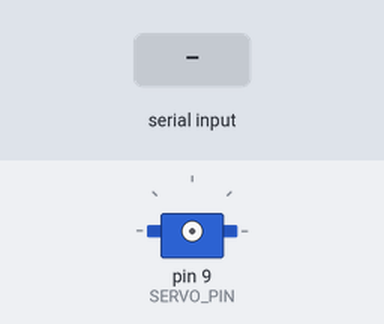
Recording of a sketch running on a simulated Arduino Uno, built with avr-gcc and run on an emulated ATmega328P. On the bench: servo. The test bench sets the inputs (shaded band). What the sketch prints to the serial monitor is not drawn.

Above: at 1.3 s.
1.4 s: "+\n" received over Serial
2.9 s: "30,150\n" received over Serial
At 3.8 s:
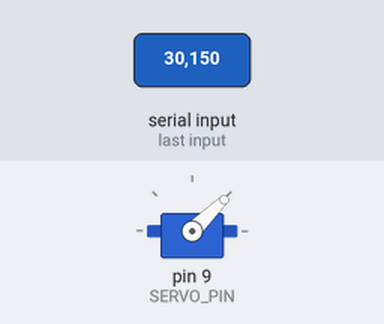
4.4 s: "--\n" received over Serial
At 4.8 s:
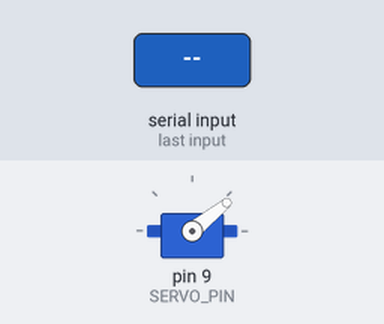
Timing chart, 0 to 7.4 s (numbered marks = the images above; inputs shaded):
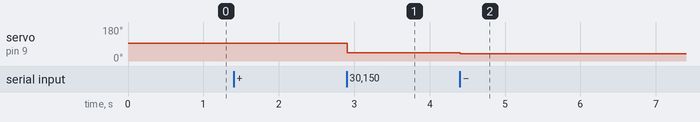

The sketch:

servo_test.ino
```cpp
#include <Servo.h>

Servo myServo;
const int SERVO_PIN = 9;
bool isAttached = false;
int currentMicroseconds = 1500; // start at center

void setup() {
  Serial.begin(9600);
  Serial.println("Servo Control Ready");
  Serial.println("Commands:");
  Serial.println("  0-180    → move by angle");
  Serial.println("  + or ++  → nudge +10µs or +50µs");
  Serial.println("  - or --  → nudge -10µs or -50µs");
  Serial.println("  detach   → stop buzzing");
  Serial.println("  status   → print current µs");
}

void moveToMicroseconds(int us) {
  // Hard safety clamp — never go outside 500-2500
  us = constrain(us, 725, 2310);
  currentMicroseconds = us;

  if (!isAttached) {
    myServo.attach(SERVO_PIN);
    isAttached = true;
  }

  myServo.writeMicroseconds(us);
  Serial.print("Position: ");
  Serial.print(us);
  Serial.println("µs  ⚠ Stop if servo strains or stalls!");
}

void loop() {
  if (Serial.available() > 0) {
    String input = Serial.readStringUntil('\n');
    input.trim();

    if (input.equalsIgnoreCase("detach")) {
      myServo.detach();
      isAttached = false;
      Serial.println("Servo detached.");

    } else if (input.equalsIgnoreCase("status")) {
      Serial.print("Current: ");
      Serial.print(currentMicroseconds);
      Serial.println("µs");

    } else if (input == "+") {
      moveToMicroseconds(currentMicroseconds + 10);

    } else if (input == "++") {
      moveToMicroseconds(currentMicroseconds + 50);

    } else if (input == "-") {
      moveToMicroseconds(currentMicroseconds - 10);

    } else if (input == "--") {
      moveToMicroseconds(currentMicroseconds - 50);

    } else if (input.length() > 0 && (isDigit(input[0]) || input[0] == '-')) {
      int angle = input.toInt();
      if (angle >= 0 && angle <= 180) {
        int us = map(angle, 0, 180, 740, 2290);
        moveToMicroseconds(us);
      } else {
        Serial.println("Out of range. Use 0-180 for angles, or +/- to nudge.");
      }

    } else {
      Serial.println("Unknown command.");
    }
  }
}
```

Measured:
- after the input at 2.9 s, servo on pin 9 (SERVO_PIN): 94° → 44° at once
- after the input at 4.4 s, servo on pin 9 (SERVO_PIN): 44° → 39° at once
